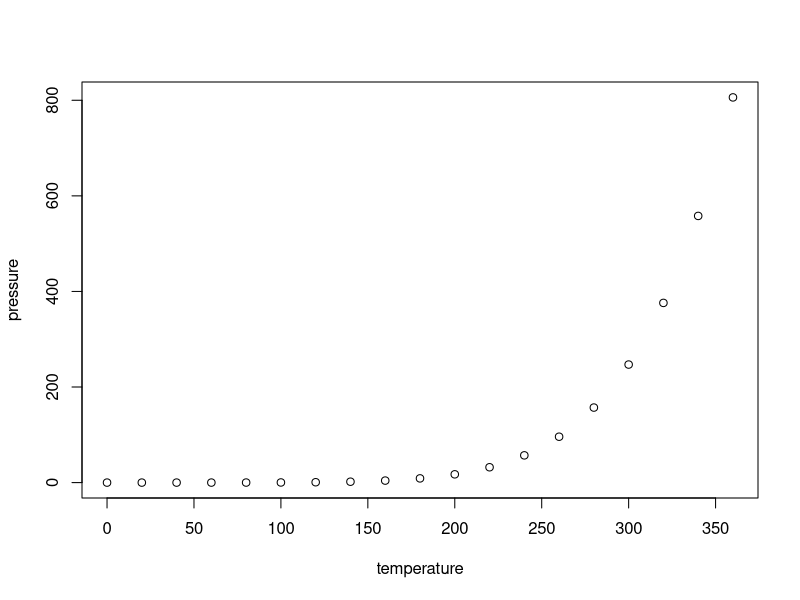
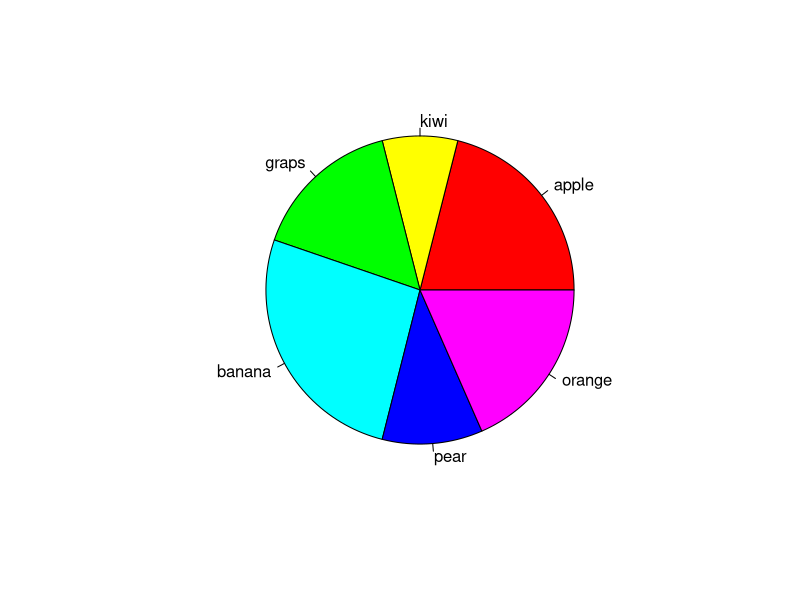
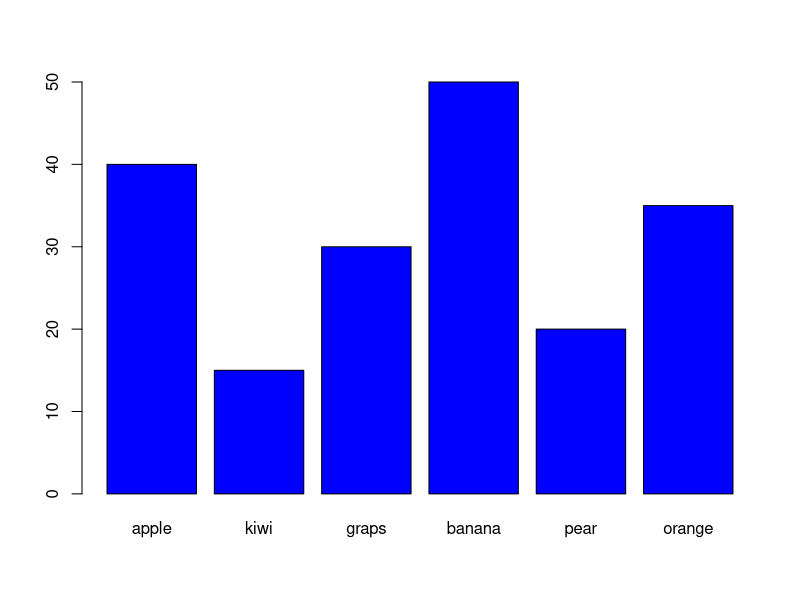

Generate these figures, in order, with R:
plot(pressure)
survey<-c(apple=40 , kiwi =15 , graps=30 , banana=50 , pear=20 , orange=35)
pie(survey , col=rainbow(length(survey)))
barplot(survey , col='blue')

